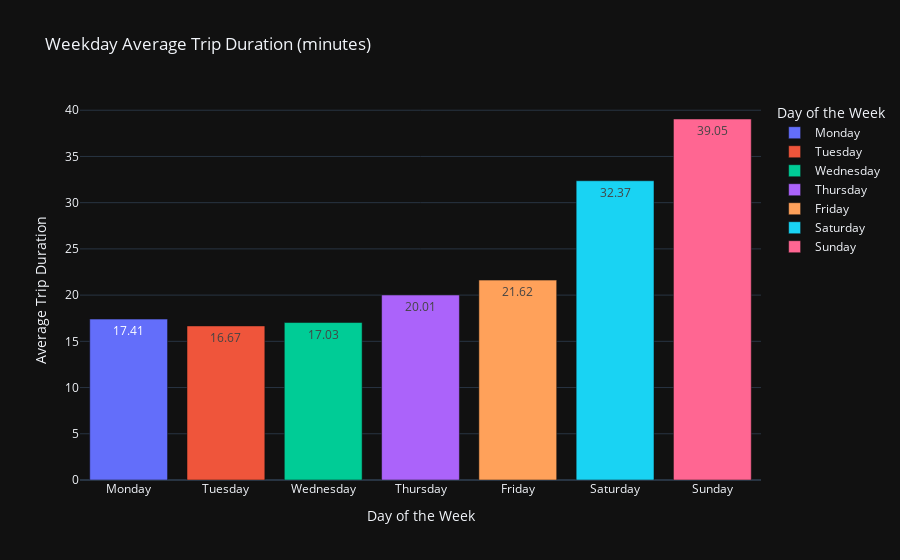

Write notebook code for a chart like this one.
### Code cell
fig = px.bar(duration, x=duration.index, y='trip_duration_min', text='trip_duration_min', 
             title='Weekday Average Trip Duration (minutes)', template='plotly_dark', color=duration.index)

fig.update_traces(texttemplate='%{text:.4s}', textposition='inside')
fig.update_layout(uniformtext_minsize=8)
fig.update_layout(xaxis_title = 'Day of the Week', yaxis_title = 'Average Trip Duration', legend_title='Day of the Week')

### Figure 1 — Plotly figure (JSON) as saved in the notebook; plotly's stock layout.template omitted (floating-point values rounded to 4 significant figures)
{"data": [{"alignmentgroup": "True", "hovertemplate": "dayoftheWeek=%{x}<br>trip_duration_min=%{text}<extra></extra>", "legendgroup": "Monday", "marker": {"color": "#636efa"}, "name": "Monday", "offsetgroup": "Monday", "orientation": "v", "showlegend": true, "text": [17.41], "textposition": "inside", "texttemplate": "%{text:.4s}", "type": "bar", "x": ["Monday"], "xaxis": "x", "y": [17.41], "yaxis": "y"}, {"alignmentgroup": "True", "hovertemplate": "dayoftheWeek=%{x}<br>trip_duration_min=%{text}<extra></extra>", "legendgroup": "Tuesday", "marker": {"color": "#EF553B"}, "name": "Tuesday", "offsetgroup": "Tuesday", "orientation": "v", "showlegend": true, "text": [16.67], "textposition": "inside", "texttemplate": "%{text:.4s}", "type": "bar", "x": ["Tuesday"], "xaxis": "x", "y": [16.67], "yaxis": "y"}, {"alignmentgroup": "True", "hovertemplate": "dayoftheWeek=%{x}<br>trip_duration_min=%{text}<extra></extra>", "legendgroup": "Wednesday", "marker": {"color": "#00cc96"}, "name": "Wednesday", "offsetgroup": "Wednesday", "orientation": "v", "showlegend": true, "text": [17.03], "textposition": "inside", "texttemplate": "%{text:.4s}", "type": "bar", "x": ["Wednesday"], "xaxis": "x", "y": [17.03], "yaxis": "y"}, {"alignmentgroup": "True", "hovertemplate": "dayoftheWeek=%{x}<br>trip_duration_min=%{text}<extra></extra>", "legendgroup": "Thursday", "marker": {"color": "#ab63fa"}, "name": "Thursday", "offsetgroup": "Thursday", "orientation": "v", "showlegend": true, "text": [20.01], "textposition": "inside", "texttemplate": "%{text:.4s}", "type": "bar", "x": ["Thursday"], "xaxis": "x", "y": [20.01], "yaxis": "y"}, {"alignmentgroup": "True", "hovertemplate": "dayoftheWeek=%{x}<br>trip_duration_min=%{text}<extra></extra>", "legendgroup": "Friday", "marker": {"color": "#FFA15A"}, "name": "Friday", "offsetgroup": "Friday", "orientation": "v", "showlegend": true, "text": [21.62], "textposition": "inside", "texttemplate": "%{text:.4s}", "type": "bar", "x": ["Friday"], "xaxis": "x", "y": [21.62], "yaxis": "y"}, {"alignmentgroup": "True", "hovertemplate": "dayoftheWeek=%{x}<br>trip_duration_min=%{text}<extra></extra>", "legendgroup": "Saturday", "marker": {"color": "#19d3f3"}, "name": "Saturday", "offsetgroup": "Saturday", "orientation": "v", "showlegend": true, "text": [32.37], "textposition": "inside", "texttemplate": "%{text:.4s}", "type": "bar", "x": ["Saturday"], "xaxis": "x", "y": [32.37], "yaxis": "y"}, {"alignmentgroup": "True", "hovertemplate": "dayoftheWeek=%{x}<br>trip_duration_min=%{text}<extra></extra>", "legendgroup": "Sunday", "marker": {"color": "#FF6692"}, "name": "Sunday", "offsetgroup": "Sunday", "orientation": "v", "showlegend": true, "text": [39.05], "textposition": "inside", "texttemplate": "%{text:.4s}", "type": "bar", "x": ["Sunday"], "xaxis": "x", "y": [39.05], "yaxis": "y"}], "layout": {"barmode": "relative", "legend": {"title": {"text": "Day of the Week"}, "tracegroupgap": 0}, "title": {"text": "Weekday Average Trip Duration (minutes)"}, "uniformtext": {"minsize": 8}, "xaxis": {"anchor": "y", "categoryarray": ["Monday", "Tuesday", "Wednesday", "Thursday", "Friday", "Saturday", "Sunday"], "categoryorder": "array", "domain": [0, 1], "title": {"text": "Day of the Week"}}, "yaxis": {"anchor": "x", "domain": [0, 1], "title": {"text": "Average Trip Duration"}}}}
